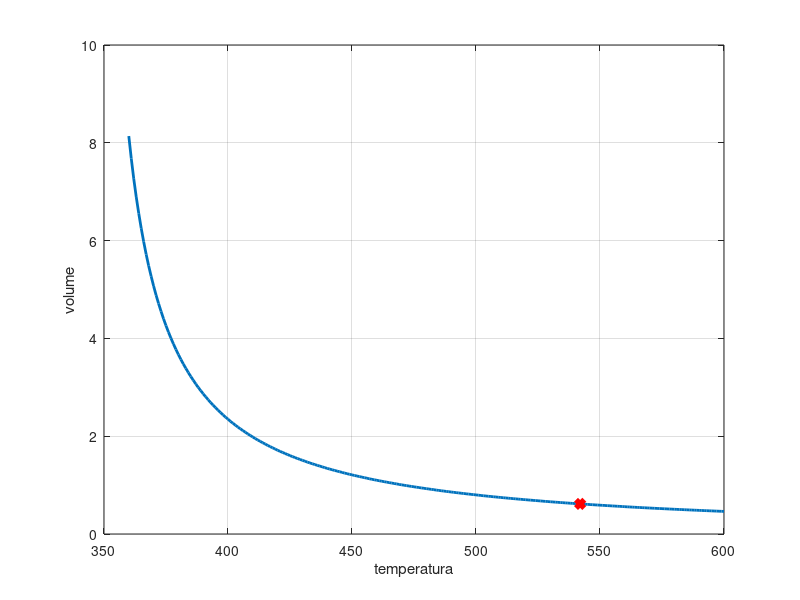

Write the MATLAB code that produced this figure.
clear
close all
clc

%% ossidante e combustibile
M_tot = (1596.645)/2;
r = 4.2;

M_ox = (r/(r+1))*M_tot;
rho_ox = 1520;
M_f = (1/(r+1))*M_tot;
rho_f = 800;

V_ox = M_ox/rho_ox;
V_f = M_f/rho_f;

%check 
M_ox_check = 644.347345612134;
M_f_check = 153.416034669556;
err_perc_Mox = abs(M_ox_check-M_ox)/M_ox*100
err_perc_Mf = abs(M_f_check-M_f)/M_f*100

%% risoluzione

V_vect = [];
T_vect = [360:1:600];

for i=1:length(T_vect)

%% dati 
T_i = T_vect(i); %parametro, valore_minimo = T_f
p_f = 4.137e6;
T_f = 70+273.15; % T_tank valore intermedio 
R_he = 2078.6;
gamma = 1.66;

%% p iniziale
p_i = p_f*((T_i/T_f)^((gamma)/(gamma-1)));

%% pressurizzante
V_he = 0;
i = 0;
toll = 10;
M_vett = [];

while (toll > 0.02)
    i = i+1;
    M_he = (p_f/(R_he*T_f))*(V_ox+V_f+V_he);
    V_he = (M_he/p_i)*T_i*R_he;
    M_vett = [M_vett,M_he];
    if (i>1)
        toll = M_vett(i)-M_vett(i-1);
    end
end

V_vect = [V_vect,V_he];
end

%% scelgo T
diff = V_vect(1)-V_vect(end); 
diff = 0.98*diff;          %variazione del 98% del volume di ingombro
ingombro = V_vect(1)-diff; %ingombro scelto
for i=1:length(V_vect)
    if (V_vect(i)-ingombro) < 0.001
        volume = V_vect(i)
        temperatura = T_vect(i)
        j = i;
        break
    end
end

%% dimensionamento del cilindro
H = 1; %impongo h=1m
A = V_vect(j)/H;
diametro = sqrt(4*A/pi)

%% grafico ingombro
figure
plot(T_vect,V_vect,'LineWidth',2)
grid on;
xlabel('temperatura')
ylabel('volume')
hold on
plot(T_vect(j),V_vect(j),'rx-','LineWidth',4)
